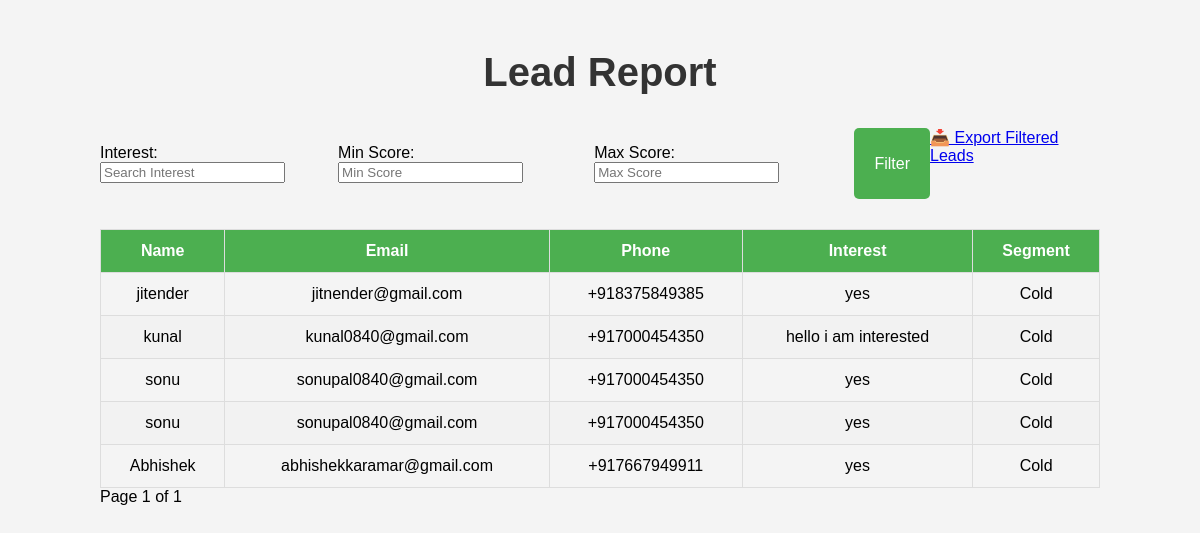
/report/, run on an earlier commit of the app's database.
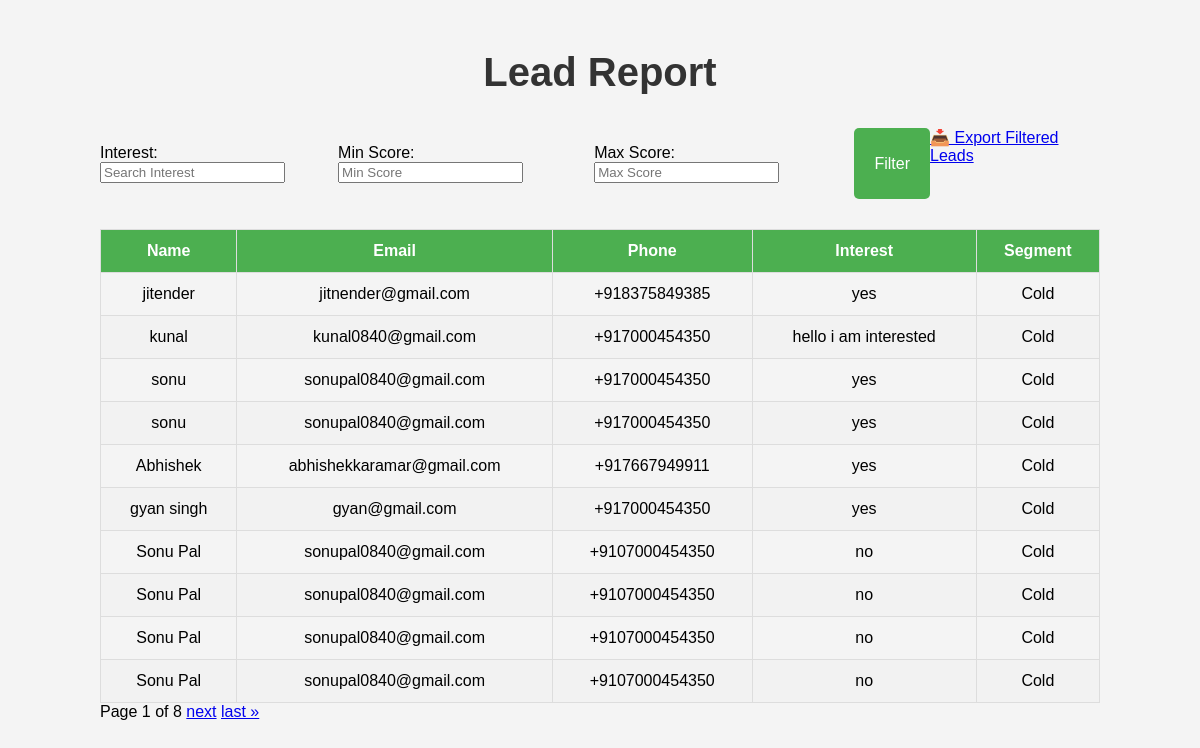
And on a later commit of the database.
### leads/models.py (models this page shows, shortened)
class Lead(models.Model):
    name = models.CharField(max_length=100)
    email = models.EmailField()
    phone = models.CharField(max_length=15)
    interest = models.CharField(max_length=100)
    score = models.IntegerField(default=0)
    segment = models.CharField(max_length=50, blank=True, null=True)
    timestamp = models.DateTimeField(default=timezone.now)  # Timestamp field for when the lead is created

### leads/views.py (the view, shortened to what this page needs)
# urls.py: path('report/', views.report_view, name='report'),
def report_view(request):
    leads = Lead.objects.all()
    form = LeadFilterForm(request.GET or None)
    paginator = Paginator(leads, 10)
    page_number = request.GET.get('page')
    page_obj = paginator.get_page(page_number)
    return render(request, 'report.html', {'page_obj': page_obj, 'form': form})

### leads/forms.py
class LeadFilterForm(forms.Form):
    interest = forms.CharField(
        required=False,
        label='Interest',
        widget=forms.TextInput(attrs={'class': 'form-control', 'placeholder': 'Search Interest'})
    )
    min_score = forms.IntegerField(
        required=False,
        label='Min Score',
        widget=forms.NumberInput(attrs={'class': 'form-control', 'placeholder': 'Min Score'})
    )
    max_score = forms.IntegerField(
        required=False,
        label='Max Score',
        widget=forms.NumberInput(attrs={'class': 'form-control', 'placeholder': 'Max Score'})
    )

### templates/report.html (shortened to what this page needs)
{% load static %}
<!DOCTYPE html>
<html lang="en">
<head>
    <link rel="stylesheet" href="{% static 'css/report.css' %}">
</head>
<body>
    <div class="container">
        <h2>Lead Report</h2>
        <form method="get" class="filter-form">
            {{ form.as_p }}
            <button type="submit" class="btn">Filter</button>
            <a href="{% url 'export_leads_csv' %}?interest={{ request.GET.interest }}&min_score={{ request.GET.min_score }}&max_score={{ request.GET.max_score }}" class="btn">📥 Export Filtered Leads</a>
        </form>
        <table class="lead-table">
            <thead>
                <tr>
                    <th>Name</th>
                    <th>Email</th>
                    <th>Phone</th>
                    <th>Interest</th>
                    <th>Segment</th>
                </tr>
            </thead>
            <tbody>
                {% for lead in page_obj %}
                <tr>
                    <td>{{ lead.name }}</td>
                    <td>{{ lead.email }}</td>
                    <td>{{ lead.phone }}</td>
                    <td>{{ lead.interest }}</td>
                    <td>{{ lead.segment }}</td>
                </tr>
                {% empty %}
                <tr><td colspan="5">No leads match the filters.</td></tr>
                {% endfor %}
            </tbody>
        </table>
        <div class="pagination">
            <span>Page {{ page_obj.number }} of {{ page_obj.paginator.num_pages }}</span>
            {% if page_obj.has_next %}
                <a href="?page={{ page_obj.next_page_number }}">next</a>
                <a href="?page={{ page_obj.paginator.num_pages }}">last &raquo;</a>
            {% endif %}
        </div>
    </div>
</body>
</html>

### static/css/report.css (style rules this page uses)
body { font-family: Arial, sans-serif; background-color: #f4f4f4; margin: 0; padding: 0; }
h2 { text-align: center; font-size: 2.5rem; margin-top: 30px; color: #333; }
.container { width: 90%; max-width: 1000px; margin: 0 auto; padding: 20px; }
.filter-form { display: flex; justify-content: center; margin-bottom: 30px; }
.filter-form button { padding: 12px 20px; background-color: #4CAF50; color: white; border: none; border-radius: 5px; font-size: 1rem; cursor: pointer; transition: background-color 0.3s ease; }
.lead-table { width: 100%; border-collapse: collapse; margin-top: 20px; border: 1px solid #ccc; }
.lead-table th, .lead-table td { padding: 12px; text-align: center; border: 1px solid #ddd; }
.lead-table th { background-color: #4CAF50; color: white; }
.lead-table tr:nth-child(even) { background-color: #f2f2f2; }

What changed in the data, as far as the page shows it:
added Lead: name "gyan singh", email "gyan@gmail.com", phone "+917000454350", interest "yes", segment "Cold"
added Lead: name "Sonu Pal", email "sonupal0840@gmail.com", phone "+9107000454350", interest "no", segment "Cold"
added Lead: name "Sonu Pal", email "sonupal0840@gmail.com", phone "+9107000454350", interest "no", segment "Cold"
added Lead: name "Sonu Pal", email "sonupal0840@gmail.com", phone "+9107000454350", interest "no", segment "Cold"
added Lead: name "Sonu Pal", email "sonupal0840@gmail.com", phone "+9107000454350", interest "no", segment "Cold"
Also different on the page:
{{ page_obj.paginator.num_pages }}: "1" → "8"
text now shown: "next last »"
